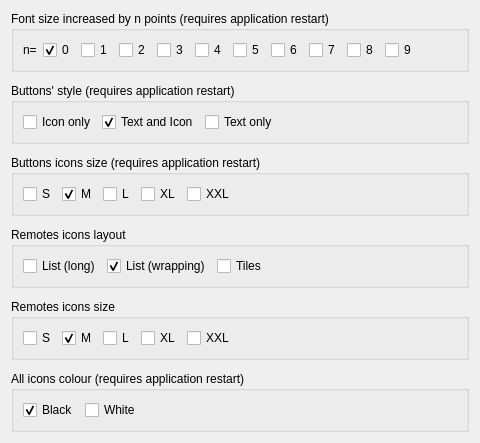
     <widget class="QWidget" name="tab_3">
      <attribute name="title">
       <string>GUI style</string>
      </attribute>
      <layout class="QVBoxLayout" name="verticalLayout_6">
       <item>
        <widget class="QGroupBox" name="font_size">
         <property name="enabled">
          <bool>true</bool>
         </property>
         <property name="title">
          <string>Font size increased by n points (requires application restart)</string>
         </property>
         <layout class="QHBoxLayout" name="horizontalLayout_4">
          <item>
           <widget class="QLabel" name="label_6">
            <property name="text">
             <string>n=</string>
            </property>
           </widget>
          </item>
          <item>
           <widget class="QCheckBox" name="cb_font_0">
            <property name="text">
             <string>0</string>
            </property>
            <property name="checked">
             <bool>true</bool>
            </property>
            <property name="autoExclusive">
             <bool>true</bool>
            </property>
            <property name="tristate">
             <bool>false</bool>
            </property>
           </widget>
          </item>
          <item>
           <widget class="QCheckBox" name="cb_font_1">
            <property name="text">
             <string>1</string>
            </property>
            <property name="checked">
             <bool>false</bool>
            </property>
            <property name="autoExclusive">
             <bool>true</bool>
            </property>
           </widget>
          </item>
          <item>
           <widget class="QCheckBox" name="cb_font_2">
            <property name="text">
             <string>2</string>
            </property>
            <property name="autoExclusive">
             <bool>true</bool>
            </property>
           </widget>
          </item>
          <item>
           <widget class="QCheckBox" name="cb_font_3">
            <property name="text">
             <string>3</string>
            </property>
            <property name="autoExclusive">
             <bool>true</bool>
            </property>
           </widget>
          </item>
          <item>
           <widget class="QCheckBox" name="cb_font_4">
            <property name="text">
             <string>4</string>
            </property>
            <property name="autoExclusive">
             <bool>true</bool>
            </property>
           </widget>
          </item>
          <item>
           <widget class="QCheckBox" name="cb_font_5">
            <property name="text">
             <string>5</string>
            </property>
            <property name="autoExclusive">
             <bool>true</bool>
            </property>
           </widget>
          </item>
          <item>
           <widget class="QCheckBox" name="cb_font_6">
            <property name="text">
             <string>6</string>
            </property>
            <property name="autoExclusive">
             <bool>true</bool>
            </property>
           </widget>
          </item>
          <item>
           <widget class="QCheckBox" name="cb_font_7">
            <property name="text">
             <string>7</string>
            </property>
            <property name="autoExclusive">
             <bool>true</bool>
            </property>
           </widget>
          </item>
          <item>
           <widget class="QCheckBox" name="cb_font_8">
            <property name="text">
             <string>8</string>
            </property>
            <property name="autoExclusive">
             <bool>true</bool>
            </property>
           </widget>
          </item>
          <item>
           <widget class="QCheckBox" name="cb_font_9">
            <property name="text">
             <string>9</string>
            </property>
            <property name="autoExclusive">
             <bool>true</bool>
            </property>
           </widget>
          </item>
          <item>
           <spacer name="horizontalSpacer_4">
            <property name="orientation">
             <enum>Qt::Horizontal</enum>
            </property>
            <property name="sizeHint" stdset="0">
             <size>
              <width>40</width>
              <height>20</height>
             </size>
            </property>
           </spacer>
          </item>
         </layout>
        </widget>
       </item>
       <item>
        <spacer name="verticalSpacer_2">
         <property name="orientation">
          <enum>Qt::Vertical</enum>
         </property>
         <property name="sizeType">
          <enum>QSizePolicy::Fixed</enum>
         </property>
         <property name="sizeHint" stdset="0">
          <size>
           <width>20</width>
           <height>5</height>
          </size>
         </property>
        </spacer>
       </item>
       <item>
        <widget class="QGroupBox" name="groupBox_9">
         <property name="enabled">
          <bool>true</bool>
         </property>
         <property name="title">
          <string>Buttons' style (requires application restart)</string>
         </property>
         <layout class="QHBoxLayout" name="horizontalLayout_3">
          <item>
           <widget class="QCheckBox" name="cb_icononly">
            <property name="text">
             <string>Icon only</string>
            </property>
            <property name="autoExclusive">
             <bool>true</bool>
            </property>
            <property name="tristate">
             <bool>false</bool>
            </property>
           </widget>
          </item>
          <item>
           <widget class="QCheckBox" name="cb_textandicon">
            <property name="text">
             <string>Text and Icon</string>
            </property>
            <property name="checked">
             <bool>true</bool>
            </property>
            <property name="autoExclusive">
             <bool>true</bool>
            </property>
           </widget>
          </item>
          <item>
           <widget class="QCheckBox" name="cb_textonly">
            <property name="text">
             <string>Text only</string>
            </property>
            <property name="autoExclusive">
             <bool>true</bool>
            </property>
           </widget>
          </item>
          <item>
           <spacer name="horizontalSpacer_3">
            <property name="orientation">
             <enum>Qt::Horizontal</enum>
            </property>
            <property name="sizeHint" stdset="0">
             <size>
              <width>40</width>
              <height>20</height>
             </size>
            </property>
           </spacer>
          </item>
         </layout>
        </widget>
       </item>
       <item>
        <spacer name="verticalSpacer_6">
         <property name="orientation">
          <enum>Qt::Vertical</enum>
         </property>
         <property name="sizeType">
          <enum>QSizePolicy::Fixed</enum>
         </property>
         <property name="sizeHint" stdset="0">
          <size>
           <width>20</width>
           <height>5</height>
          </size>
         </property>
        </spacer>
       </item>
       <item>
        <widget class="QGroupBox" name="buttons">
         <property name="enabled">
          <bool>true</bool>
         </property>
         <property name="title">
          <string>Buttons icons size (requires application restart)</string>
         </property>
         <layout class="QHBoxLayout" name="horizontalLayout_5">
          <item>
           <widget class="QCheckBox" name="cb_button_0">
            <property name="text">
             <string>S</string>
            </property>
            <property name="autoExclusive">
             <bool>true</bool>
            </property>
            <property name="tristate">
             <bool>false</bool>
            </property>
           </widget>
          </item>
          <item>
           <widget class="QCheckBox" name="cb_button_1">
            <property name="text">
             <string>M</string>
            </property>
            <property name="checked">
             <bool>true</bool>
            </property>
            <property name="autoExclusive">
             <bool>true</bool>
            </property>
           </widget>
          </item>
          <item>
           <widget class="QCheckBox" name="cb_button_2">
            <property name="text">
             <string>L</string>
            </property>
            <property name="autoExclusive">
             <bool>true</bool>
            </property>
           </widget>
          </item>
          <item>
           <widget class="QCheckBox" name="cb_button_3">
            <property name="text">
             <string>XL</string>
            </property>
            <property name="autoExclusive">
             <bool>true</bool>
            </property>
           </widget>
          </item>
          <item>
           <widget class="QCheckBox" name="cb_button_4">
            <property name="text">
             <string>XXL</string>
            </property>
            <property name="autoExclusive">
             <bool>true</bool>
            </property>
           </widget>
          </item>
          <item>
           <spacer name="horizontalSpacer_5">
            <property name="orientation">
             <enum>Qt::Horizontal</enum>
            </property>
            <property name="sizeHint" stdset="0">
             <size>
              <width>40</width>
              <height>20</height>
             </size>
            </property>
           </spacer>
          </item>
         </layout>
        </widget>
       </item>
       <item>
        <spacer name="verticalSpacer_9">
         <property name="orientation">
          <enum>Qt::Vertical</enum>
         </property>
         <property name="sizeType">
          <enum>QSizePolicy::Fixed</enum>
         </property>
         <property name="sizeHint" stdset="0">
          <size>
           <width>20</width>
           <height>5</height>
          </size>
         </property>
        </spacer>
       </item>
       <item>
        <widget class="QGroupBox" name="groupBox_7">
         <property name="title">
          <string>Remotes icons layout</string>
         </property>
         <layout class="QHBoxLayout" name="horizontalLayout_2">
          <item>
           <widget class="QCheckBox" name="cb_longList">
            <property name="text">
             <string>List (long)</string>
            </property>
            <property name="autoExclusive">
             <bool>true</bool>
            </property>
           </widget>
          </item>
          <item>
           <widget class="QCheckBox" name="cb_list">
            <property name="text">
             <string>List (wrapping)</string>
            </property>
            <property name="checked">
             <bool>true</bool>
            </property>
            <property name="autoExclusive">
             <bool>true</bool>
            </property>
           </widget>
          </item>
          <item>
           <widget class="QCheckBox" name="cb_tiles">
            <property name="text">
             <string>Tiles</string>
            </property>
            <property name="autoExclusive">
             <bool>true</bool>
            </property>
           </widget>
          </item>
          <item>
           <spacer name="horizontalSpacer_2">
            <property name="orientation">
             <enum>Qt::Horizontal</enum>
            </property>
            <property name="sizeHint" stdset="0">
             <size>
              <width>40</width>
              <height>20</height>
             </size>
            </property>
           </spacer>
          </item>
         </layout>
        </widget>
       </item>
       <item>
        <spacer name="verticalSpacer_7">
         <property name="orientation">
          <enum>Qt::Vertical</enum>
         </property>
         <property name="sizeType">
          <enum>QSizePolicy::Fixed</enum>
         </property>
         <property name="sizeHint" stdset="0">
          <size>
           <width>20</width>
           <height>5</height>
          </size>
         </property>
        </spacer>
       </item>
       <item>
        <widget class="QGroupBox" name="groupBox_5">
         <property name="enabled">
          <bool>true</bool>
         </property>
         <property name="title">
          <string>Remotes icons size</string>
         </property>
         <layout class="QHBoxLayout" name="horizontalLayout">
          <item>
           <widget class="QCheckBox" name="cb_remote_s">
            <property name="text">
             <string>S</string>
            </property>
            <property name="autoExclusive">
             <bool>true</bool>
            </property>
            <property name="tristate">
             <bool>false</bool>
            </property>
           </widget>
          </item>
          <item>
           <widget class="QCheckBox" name="cb_remote_m">
            <property name="text">
             <string>M</string>
            </property>
            <property name="checked">
             <bool>true</bool>
            </property>
            <property name="autoExclusive">
             <bool>true</bool>
            </property>
           </widget>
          </item>
          <item>
           <widget class="QCheckBox" name="cb_remote_l">
            <property name="text">
             <string>L</string>
            </property>
            <property name="autoExclusive">
             <bool>true</bool>
            </property>
           </widget>
          </item>
          <item>
           <widget class="QCheckBox" name="cb_remote_xl">
            <property name="text">
             <string>XL</string>
            </property>
            <property name="autoExclusive">
             <bool>true</bool>
            </property>
           </widget>
          </item>
          <item>
           <widget class="QCheckBox" name="cb_remote_xxl">
            <property name="text">
             <string>XXL</string>
            </property>
            <property name="autoExclusive">
             <bool>true</bool>
            </property>
           </widget>
          </item>
          <item>
           <spacer name="horizontalSpacer">
            <property name="orientation">
             <enum>Qt::Horizontal</enum>
            </property>
            <property name="sizeHint" stdset="0">
             <size>
              <width>40</width>
              <height>20</height>
             </size>
            </property>
           </spacer>
          </item>
         </layout>
        </widget>
       </item>
       <item>
        <spacer name="verticalSpacer_3">
         <property name="orientation">
          <enum>Qt::Vertical</enum>
         </property>
         <property name="sizeType">
          <enum>QSizePolicy::Fixed</enum>
         </property>
         <property name="sizeHint" stdset="0">
          <size>
           <width>20</width>
           <height>5</height>
          </size>
         </property>
        </spacer>
       </item>
       <item>
        <widget class="QGroupBox" name="icons_style">
         <property name="title">
          <string>All icons colour (requires application restart)</string>
         </property>
         <layout class="QHBoxLayout" name="horizontalLayout_6">
          <item>
           <widget class="QCheckBox" name="cb_icons_colour_black">
            <property name="text">
             <string>Black</string>
            </property>
            <property name="checked">
             <bool>true</bool>
            </property>
            <property name="autoExclusive">
             <bool>true</bool>
            </property>
           </widget>
          </item>
          <item>
           <widget class="QCheckBox" name="cb_icons_colour_white">
            <property name="text">
             <string>White</string>
            </property>
            <property name="autoExclusive">
             <bool>true</bool>
            </property>
           </widget>
          </item>
          <item>
           <spacer name="horizontalSpacer_6">
            <property name="orientation">
             <enum>Qt::Horizontal</enum>
            </property>
            <property name="sizeHint" stdset="0">
             <size>
              <width>40</width>
              <height>20</height>
             </size>
            </property>
           </spacer>
          </item>
         </layout>
        </widget>
       </item>
       <item>
        <spacer name="verticalSpacer_8">
         <property name="orientation">
          <enum>Qt::Vertical</enum>
         </property>
         <property name="sizeHint" stdset="0">
          <size>
           <width>20</width>
           <height>0</height>
          </size>
         </property>
        </spacer>
       </item>
      </layout>
     </widget>
